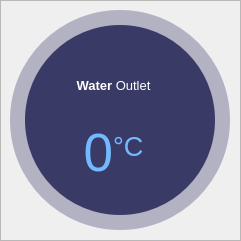
                      <widget class="QFrame" name="circularProgressBar_Main1">
                       <property name="geometry">
                        <rect>
                         <x>270</x>
                         <y>30</y>
                         <width>241</width>
                         <height>241</height>
                        </rect>
                       </property>
                       <property name="styleSheet">
                        <string notr="true">background-color: none;</string>
                       </property>
                       <property name="frameShape">
                        <enum>QFrame::StyledPanel</enum>
                       </property>
                       <property name="frameShadow">
                        <enum>QFrame::Raised</enum>
                       </property>
                       <widget class="QFrame" name="circularBg_1">
                        <property name="geometry">
                         <rect>
                          <x>10</x>
                          <y>10</y>
                          <width>220</width>
                          <height>220</height>
                         </rect>
                        </property>
                        <property name="styleSheet">
                         <string notr="true">QFrame{
	border-radius: 110px;	
	background-color: rgba(85, 85, 127, 100);
}</string>
                        </property>
                        <property name="frameShape">
                         <enum>QFrame::StyledPanel</enum>
                        </property>
                        <property name="frameShadow">
                         <enum>QFrame::Raised</enum>
                        </property>
                       </widget>
                       <widget class="QFrame" name="circularContainer_1">
                        <property name="geometry">
                         <rect>
                          <x>25</x>
                          <y>25</y>
                          <width>190</width>
                          <height>190</height>
                         </rect>
                        </property>
                        <property name="styleSheet">
                         <string notr="true">QFrame{
	border-radius: 95px;	
	background-color: rgb(58, 58, 102);
}</string>
                        </property>
                        <property name="frameShape">
                         <enum>QFrame::StyledPanel</enum>
                        </property>
                        <property name="frameShadow">
                         <enum>QFrame::Raised</enum>
                        </property>
                        <widget class="QWidget" name="gridLayoutWidget_6">
                         <property name="geometry">
                          <rect>
                           <x>-17</x>
                           <y>29</y>
                           <width>211</width>
                           <height>131</height>
                          </rect>
                         </property>
                         <layout class="QGridLayout" name="infoLayout_1">
                          <item row="0" column="0">
                           <widget class="QLabel" name="labelAplicationName_1">
                            <property name="font">
                             <font>
                              <pointsize>10</pointsize>
                             </font>
                            </property>
                            <property name="styleSheet">
                             <string notr="true">color: #FFFFFF; background-color: none;</string>
                            </property>
                            <property name="text">
                             <string>&lt;strong&gt;Water&lt;/strong&gt; Outlet</string>
                            </property>
                            <property name="alignment">
                             <set>Qt::AlignCenter</set>
                            </property>
                           </widget>
                          </item>
                          <item row="1" column="0">
                           <widget class="QLabel" name="labelWaterFlow">
                            <property name="font">
                             <font>
                              <family>MS Shell Dlg 2</family>
                              <pointsize>25</pointsize>
                             </font>
                            </property>
                            <property name="styleSheet">
                             <string notr="true">color: rgb(115, 185, 255); padding: 0px; background-color: none;</string>
                            </property>
                            <property name="text">
                             <string>&lt;p align=&quot;center&quot;&gt;&lt;span style=&quot; font-size:40pt;&quot;&gt;0&lt;/span&gt;&lt;span style=&quot; font-size:30pt; vertical-align:super;&quot;&gt;°C&lt;/span&gt;&lt;/p&gt;</string>
                            </property>
                            <property name="alignment">
                             <set>Qt::AlignCenter</set>
                            </property>
                           </widget>
                          </item>
                         </layout>
                        </widget>
                       </widget>
                       <widget class="QFrame" name="circularProgressWaterFlow">
                        <property name="geometry">
                         <rect>
                          <x>10</x>
                          <y>10</y>
                          <width>220</width>
                          <height>220</height>
                         </rect>
                        </property>
                        <property name="styleSheet">
                         <string notr="true">QFrame{
	border-radius: 110px;	
	background-color: qconicalgradient(cx:0.5, cy:0.5, angle:90, stop:1 rgba(85, 255, 127, 255), stop:1 rgba(255, 255, 255, 0));
}</string>
                        </property>
                        <property name="frameShape">
                         <enum>QFrame::StyledPanel</enum>
                        </property>
                        <property name="frameShadow">
                         <enum>QFrame::Raised</enum>
                        </property>
                       </widget>
                       <zorder>circularProgressWaterFlow</zorder>
                       <zorder>circularBg_1</zorder>
                       <zorder>circularContainer_1</zorder>
                      </widget>
